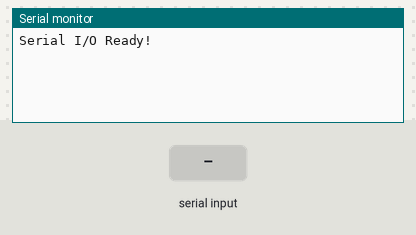
Simulated run of this sketch. Board: Arduino Uno, built with avr-gcc and run on an emulated ATmega328P. Parts: the last lines printed to the serial monitor. The test bench sets the inputs (shaded band).

Above: at 1.2 s.
1.3 s: byte 30 received over Serial
At 1.9 s:
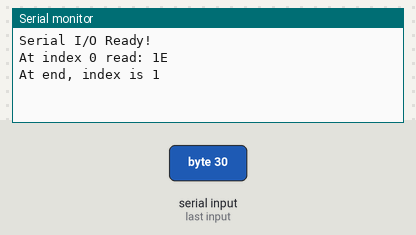
2.8 s: byte 90 received over Serial
At 4.0 s:
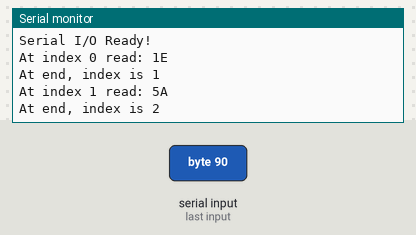
4.3 s: byte 120 received over Serial
At 5.3 s:
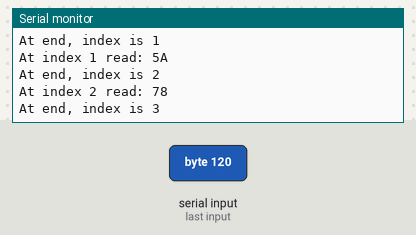

The sketch:

set_eeprom.ino
```cpp
/**
 * EEPROM initializer that reads instructions from the USB Port and sets
 * EEPROM memory as directed.
 *
 * Records have the following fixed length format:
 *
 * Bytes  Contents:
 * -----  ---------------------------------------------------
 *   0-3  EEPROM address in HEX. Note that there is NO prefix
 *     4  One space
 *   5-6  Value in HEX. Note that there is NO orefix
 *     7  Newline character
 */

#include <EEPROM.h>

#define BAUD 115200

static uint8_t index = 0;
static uint8_t bytes[16];
static char ch;

void setup() {
  Serial.begin(BAUD);
  while(!Serial) {}
  Serial.println("Serial I/O Ready!");
}

void loop() {
  if (Serial.available() > 0) {
    ch = Serial.read();
    Serial.print("At index ");
    Serial.print(index);
    Serial.print(" read: ");
    Serial.println(ch, HEX);
    bytes[index++] = ch;
    if (index >= 7) {
      uint16_t address = 0;
      uint8_t value = 0;
      uint8_t i = 0;
      while (i < 4) {
        address = (address <<4) | bytes[i] & 0x0F;
        ++i;
      }

      ++i;

      while (i < 7) {
        value = (value << 4) | bytes[i] & 0x0F;
        ++i;
      }

      index = 0;

      EEPROM.update(address, value);
      Serial.print("EEPROM address ");
      Serial.print(address);
      Serial.print("Has been set to: ");
      Serial.println(EEPROM.read(address));
    }
    Serial.print("At end, index is ");
    Serial.println(index);
  }
}
```

Measured:
- after the input at 1.3 s, the serial monitor: prints a new line at once (image 1)
- after the input at 2.8 s, the serial monitor: prints a new line at once (image 2)
- after the input at 4.3 s, the serial monitor: prints a new line at once (image 3)
